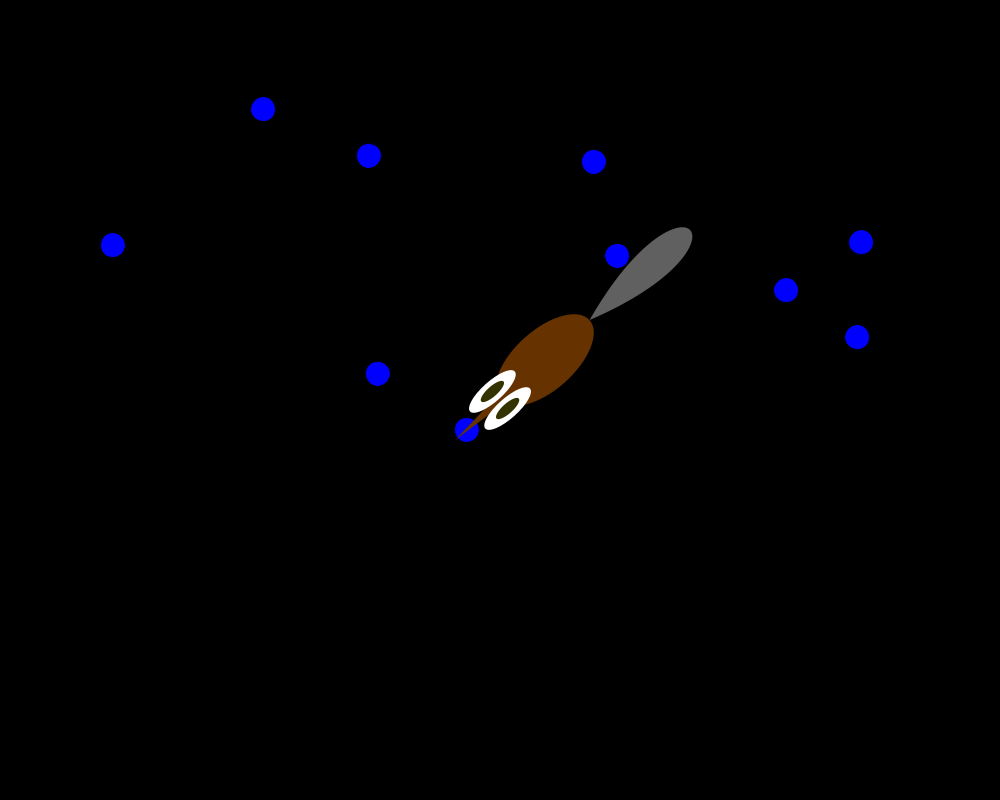
Frame 1 (no input)
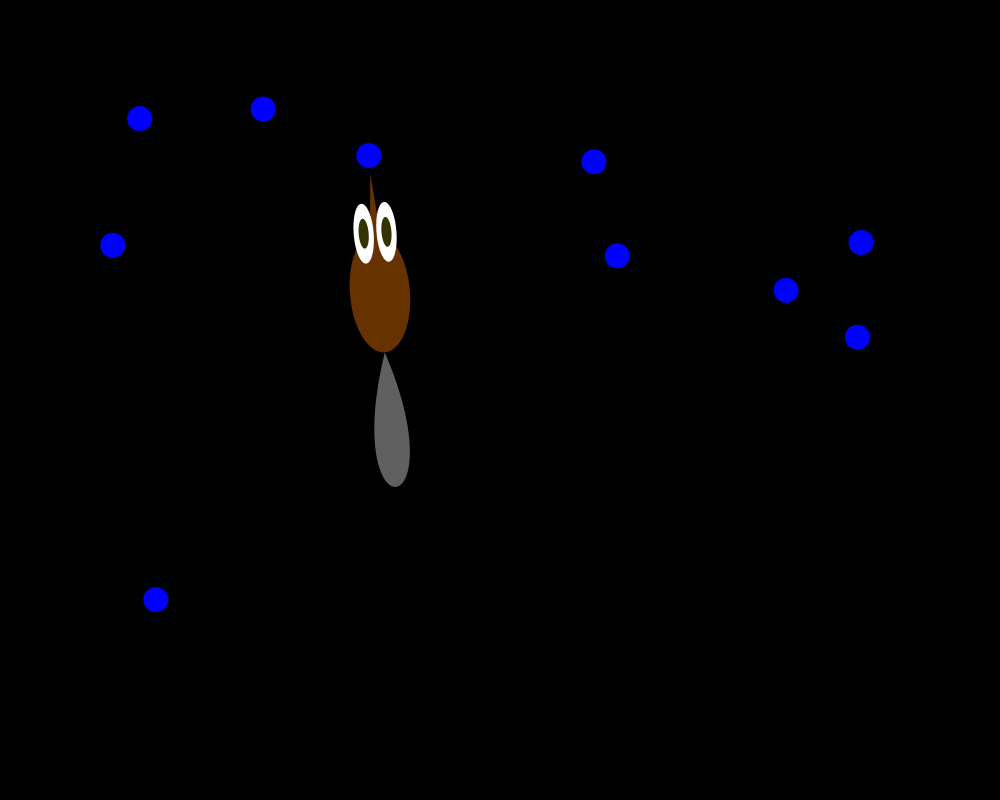
Frame 60 (the mouse pressed at the canvas centre just before this capture)
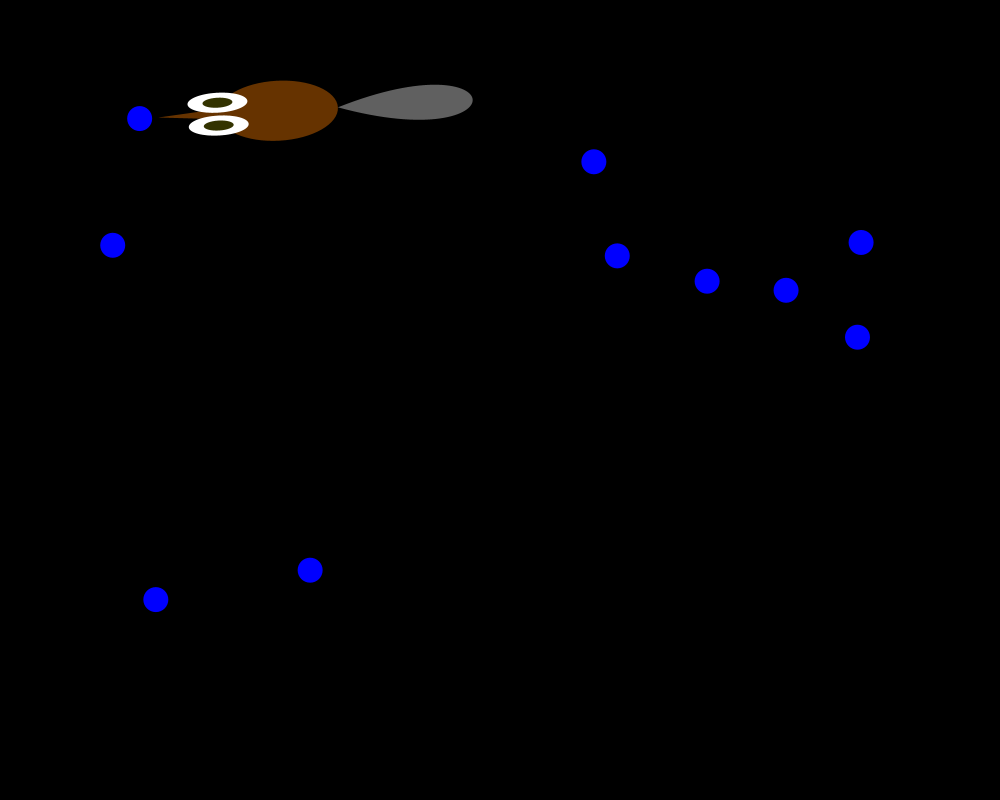
Frame 120 (the mouse held since frame 60 and released just before this capture)

The Processing sketch that drew these frames (run headless with seeded random() and noise(); from frame 60 on, the mouse is pressed at the canvas centre):

// Processing sketch: raccoonObject
// ── raccoonObject.pde
Raccoon rocky;
ArrayList<Food> foods;

void setup() {
  size(1000, 800);
  rocky = new Raccoon(width/2, height/2);
  foods = new ArrayList<Food> ();
  setNumberOfFoods(10);
  frameRate(30);
}


void setNumberOfFoods(int n) {
  while (foods.size ()<n) {
    foods.add(new Food(random(100, 900), random(100, 700)));
  }
  while (foods.size ()>n) {
    foods.remove(0);
  }
}

//void draw() {
//  background(0);
//  rocky.drawRaccoon();
//  garbage.drawFood();
//}

void draw() {
  background(0);
  for (Food food: foods) {
    food.drawFood();
  }
  rocky.drawRaccoon();
  Food closestFood = rocky.moveToClosestFood();
  if (rocky.touching (closestFood)) {
    closestFood.teleport();
  }
}



class Raccoon {
  float easing = .1;
  float x, y;
  float scale = 2;


  void setScale(float s) {
    scale = s;
  }

  Raccoon(float x_, float y_) {
    x = x_;
    y = y_;
  }

  void drawRaccoon() {
    Food closeFood = closestFood(); 
    float angle = rotation(closeFood.x - x, closeFood.y - y); 

    pushMatrix();
    noStroke();
    translate(x, y);
    //println(angle);
    rotate(angle);
    float distance = 1.75;
    float eyeDiameter = 10 * scale;
    float pupilDiameter = eyeDiameter * 1 / 2;
    float bodyDiameter = 30 * scale;
    //body
    fill(102, 51, 0);
    ellipse(0, 0 - bodyDiameter, bodyDiameter, bodyDiameter * 2);
    //nose
    triangle(0, 0 + bodyDiameter, 0 + 5, 0, 0 - 5, 0);
    //lefteye
    fill(255);
    ellipse(0 - eyeDiameter/distance, 0, eyeDiameter, 3 * eyeDiameter);
    //righteye
    ellipse(0 + eyeDiameter/distance, 0, eyeDiameter, 3 * eyeDiameter);
    //leftpupil
    fill(51, 51, 0);
    ellipse(0 - eyeDiameter/distance, 0, pupilDiameter, 3 * pupilDiameter);
    //rightpupil
    ellipse(0 + eyeDiameter/distance, 0, pupilDiameter, 3 * pupilDiameter);
    //tail
    fill(96, 96, 96);
    bezier(0, 0 - 120, 0 - 60, 0 - 300, 0 + 60, 0 - 300, 0, 0 - 120);
    popMatrix();
  }

  Food closestFood() {
    Food closeFood = null;
    float closestDistance = 10000000;
    for (Food food: foods) {
      float d = dist(rocky.x, rocky.y, food.x, food.y);
      if (d < closestDistance) {
        closestDistance = d;
        closeFood = food;
      }
    }
    return closeFood;
  }

  Food moveToClosestFood() {
    Food closeFood = closestFood();
    easing = .1;
    x += (closeFood.x - x) * easing;
    y += (closeFood.y - y) * easing;
    return closeFood;
  }

  float rotation(float pointToX, float pointToY) {
    //println (x+"," + y+"," + pointToX+"," + pointToY);
    if (pointToX == 0) {
      return (pointToY < 0)? PI: - PI;
    }
    float rotationAngleInRadians = atan(pointToY / pointToX) - PI * 0.5;
    if (pointToX < 0)
      rotationAngleInRadians += PI;
    return rotationAngleInRadians;
  }



  boolean touching(Food closestFood) {
    float d;
    d = dist(rocky.x, rocky.y, closestFood.x, closestFood.y);
    return d <= 10;
    //    if (d <= 10) {
    //      return true;
    //    } 
    //    else {
    //      return false;
    //    }
  }
}


// ── Food.pde
class Food {
  float x, y;
  float scale = 2;
  boolean isVisible = true;
  long teleportTime;
  long TELEPORT_DURATION = 500;


  void setScale(float s) {
    scale = s;
  }

  Food(float x_, float y_) {
    x = x_;
    y = y_;
  }
  void drawFood() {
    fill(0, 0, 255);
    ellipse(x, y, 25, 25);
  }
  //1000 X 800 window
  void teleport() {
    teleportTime = millis();
    isVisible = false;
    x = random(100, 900);
    y = random(100, 700);
    if (millis() - teleportTime > TELEPORT_DURATION) {
      isVisible = true;
    }
  }
}
